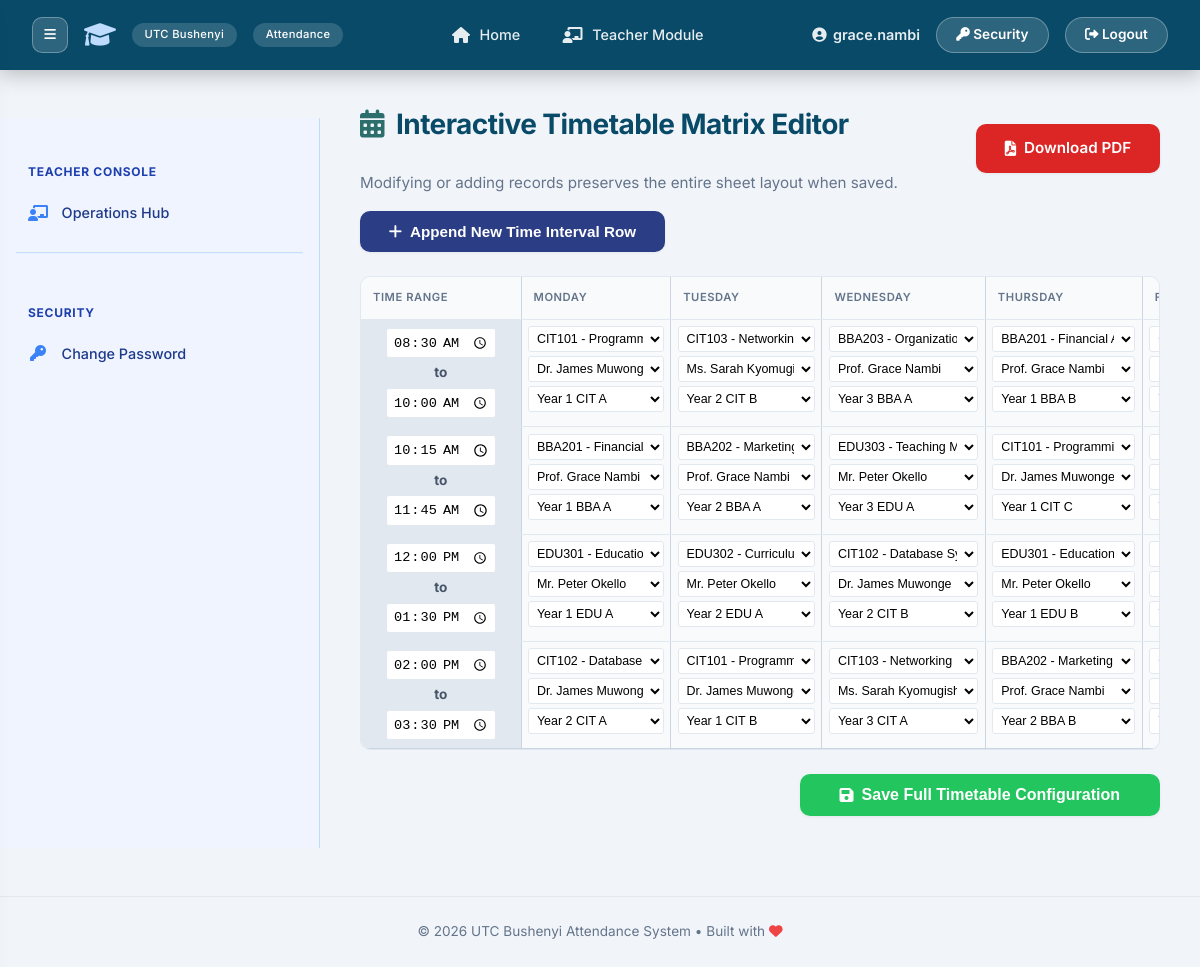
Before: /admin-ui/upload/timetable/ (signed in) with the older database file.
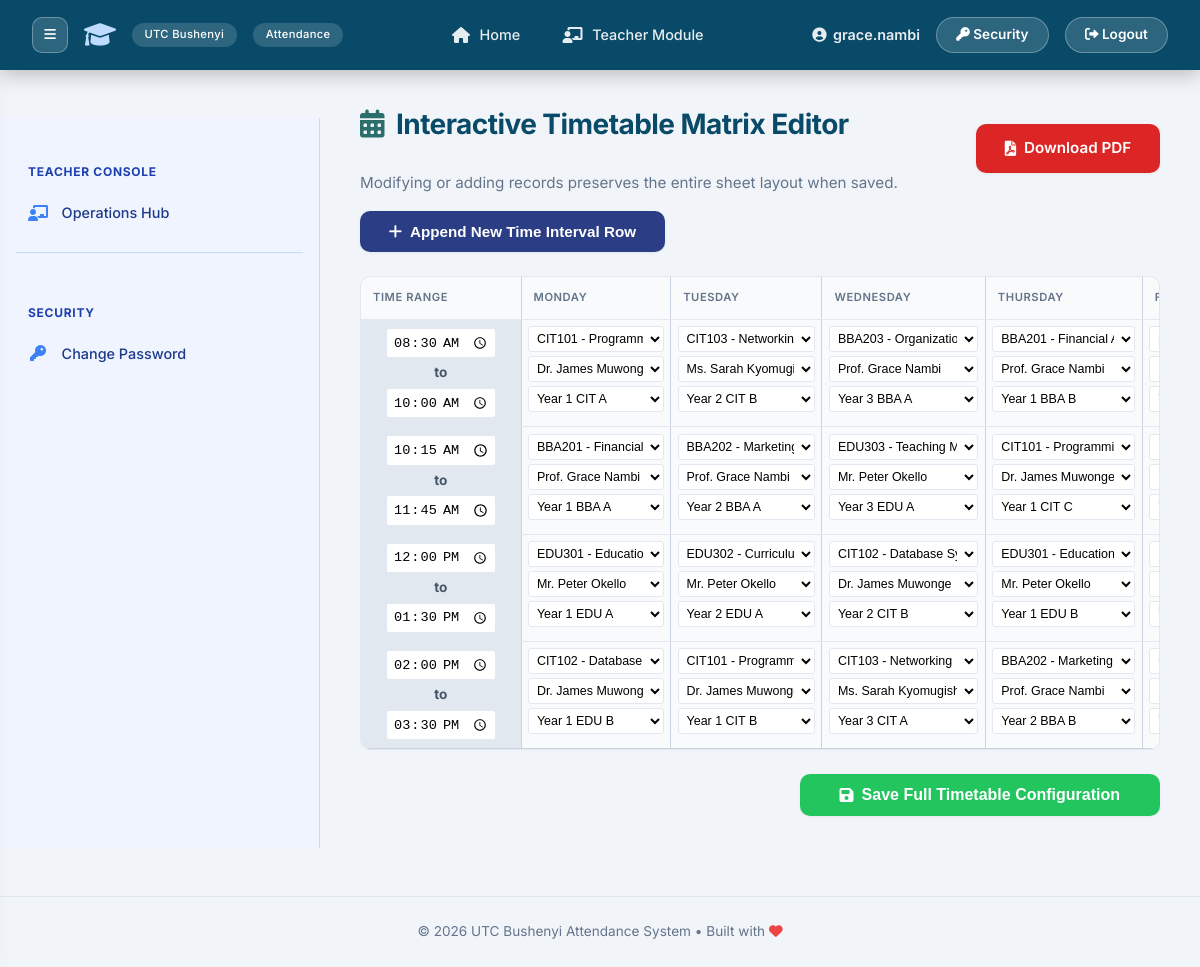
After: the same page with the newer database file.
### attendance/models.py (models this page shows, shortened)
class User(AbstractUser): #[cite: 1]
    IS_ADMIN = 'ADMIN' #[cite: 1]
    IS_TEACHER = 'TEACHER' #[cite: 1]
    IS_STUDENT = 'STUDENT' #[cite: 1]
    ROLE_CHOICES = [ #[cite: 1]
        (IS_ADMIN, 'Admin'), #[cite: 1]
        (IS_TEACHER, 'Teacher/Lecturer'), #[cite: 1]
        (IS_STUDENT, 'Student'), #[cite: 1]
    ]
    role = models.CharField(max_length=10, choices=ROLE_CHOICES, default=IS_STUDENT) #[cite: 1]
    raw_password_archive = models.CharField(max_length=128, blank=True, null=True) #[cite: 1]

class TimetableEntry(models.Model): #[cite: 1]
    DAYS_OF_WEEK = [ #[cite: 1]
        ('MON', 'Monday'), ('TUE', 'Tuesday'), ('WED', 'Wednesday'), #[cite: 1]
        ('THU', 'Thursday'), ('FRI', 'Friday'), ('SAT', 'Saturday'), ('SUN', 'Sunday') #[cite: 1]
    ]
    batch = models.ForeignKey(TimetableBatch, on_delete=models.CASCADE, related_name='entries') #[cite: 1]
    day = models.CharField(max_length=3, choices=DAYS_OF_WEEK) #[cite: 1]
    start_time = models.TimeField() #[cite: 1]
    end_time = models.TimeField() #[cite: 1]
    course_unit = models.ForeignKey(CourseUnit, on_delete=models.CASCADE) #[cite: 1]
    teacher = models.ForeignKey(TeacherProfile, on_delete=models.CASCADE) #[cite: 1]
    stream = models.ForeignKey(Stream, on_delete=models.CASCADE, related_name='entries') #[cite: 1]

class CourseUnit(models.Model): #[cite: 1]
    code = models.CharField(max_length=20, primary_key=True) #[cite: 1]
    name = models.CharField(max_length=255) #[cite: 1]
    course = models.ForeignKey(Course, on_delete=models.CASCADE, related_name='units') #[cite: 1]

class TeacherProfile(models.Model): #[cite: 1]
    user = models.OneToOneField(User, on_delete=models.CASCADE, related_name='teacher_profile') #[cite: 1]
    name = models.CharField(max_length=255) #[cite: 1]
    courses = models.ManyToManyField('Course', blank=True, related_name='teachers') #[cite: 1]

class Stream(models.Model): #[cite: 1]
    name = models.CharField(max_length=100) #[cite: 1]
    course = models.ForeignKey(Course, on_delete=models.CASCADE, related_name='streams') #[cite: 1]

### attendance/views_admin.py (the view, shortened to what this page needs)
# urls.py: path('admin-ui/upload/timetable/', views_admin.upload_timetable, name='upload_timetable'),
@login_required
@transaction.atomic
def upload_timetable(request):
    batch = TimetableBatch.objects.filter(is_active=True, is_revoked=False).order_by('-uploaded_at').first()
    if not batch:
        batch = TimetableBatch.objects.create(week_start_date=datetime.now().date(), is_active=True)
    DAYS = [code for code, _ in TimetableEntry.DAYS_OF_WEEK] # ['MON', 'TUE', 'WED', ...]
    entries = TimetableEntry.objects.filter(batch=batch).order_by('start_time')
    grouped_slots = {}
    for entry in entries:
        time_key = (entry.start_time.strftime('%H:%M'), entry.end_time.strftime('%H:%M'))
        if time_key not in grouped_slots:
            grouped_slots[time_key] = {}
        grouped_slots[time_key][entry.day] = entry
    matrix_rows = []
    for idx, ((start, end), day_map) in enumerate(grouped_slots.items()):
        ordered_slots = []
        for day in DAYS:
            ordered_slots.append({
                'day_code': day,
                'entry': day_map.get(day)
            })
        matrix_rows.append({
            'index': idx,
            'start': start,
            'end': end,
            'slots': ordered_slots
        })
    cu_lecturer_map = {}
    for cu in CourseUnit.objects.all():
        teachers = TeacherProfile.objects.filter(courses=cu.course)
        if not teachers.exists():
            teachers = TeacherProfile.objects.all()  # Fallback: display all if unassigned
        cu_lecturer_map[str(cu.code)] = [
            {'id': t.id, 'name': t.name} for t in teachers
        ]
    context = {
        'matrix_rows': matrix_rows,
        'days': TimetableEntry.DAYS_OF_WEEK,
        'course_units': CourseUnit.objects.all(),
        'streams': Stream.objects.all(),
        'cu_lecturer_map_json': json.dumps(cu_lecturer_map),
    }
    return render(request, 'attendance/upload_timetable.html', context)

### templates/attendance/upload_timetable.html (shortened to what this page needs)
{% extends 'attendance/base.html' %}
{% block content %}
<div style="margin-bottom: 1.5rem; display: flex; justify-content: space-between; align-items: center; flex-wrap: wrap; gap: 1rem;">
    <div>
        <h2><i class="fas fa-calendar-alt"></i> Interactive Timetable Matrix Editor</h2>
        <p style="color: var(--text-muted); margin: 0; font-size: 0.95rem;">Modifying or adding records preserves the entire sheet layout when saved.</p>
    </div>
    <a href="{% url 'attendance:export_timetable_pdf' %}" class="btn" style="background: #dc2626; border-radius: var(--radius-sm); text-decoration: none; display: inline-flex; align-items: center; gap: 8px;">
        <i class="fas fa-file-pdf"></i> Download PDF
    </a>
    <button type="button" id="addTimeRowBtn" class="btn" style="background: #2b3e85; border-radius: var(--radius-sm);">
        <i class="fas fa-plus"></i> Append New Time Interval Row
    </button>
</div>
<form method="POST" id="matrixForm">
    <div style="overflow-x: auto; border: 1px solid var(--border); border-radius: var(--radius-sm); background: #cbd5e1;">
        <table style="width: 100%; border-collapse: collapse; min-width: 1300px; font-size: 0.85rem;" id="matrixTable">
            <thead>
                <tr style="background: #2b3e85; color: white; text-align: center;">
                    <th style="padding: 0.75rem; width: 160px; border-right: 1px solid #cbd5e1;">Time Range</th>
                    {% for day_code, day_name in days %}
                        <th style="padding: 0.75rem; border-right: 1px solid #cbd5e1;">{{ day_name }}</th>
                    {% endfor %}
                </tr>
            </thead>
            <tbody id="matrixBody">
                {% for row in matrix_rows %}
                <tr class="matrix-row" style="background: #f1f5f9; border-bottom: 1px solid #cbd5e1;">
                    <td style="padding: 0.5rem; background: #e2e8f0; text-align: center; border-right: 1px solid #cbd5e1;">
                        <input type="time" name="start_time_{{ row.index }}" value="{{ row.start }}" class="matrix-time-input" required>
                        <div style="margin: 0.25rem 0; font-weight: bold; color: #475569;">to</div>
                        <input type="time" name="end_time_{{ row.index }}" value="{{ row.end }}" class="matrix-time-input" required>
                    </td>
                    {% for slot in row.slots %}
                    <td style="padding: 0.4rem; background: #f8fafc; border-right: 1px solid #cbd5e1; vertical-align: top;">
                        <div class="cell-stack">
                            <select name="cu_{{ row.index }}_{{ slot.day_code }}"
                                    class="matrix-select cu-select"
                                    data-selected-teacher="{{ slot.entry.teacher.id }}"
                                    title="Course Unit">
                                {% for cu in course_units %}
                                    <option value="{{ cu.code }}" {% if slot.entry.course_unit.code == cu.code %}selected{% endif %}>{{ cu.code }} - {{ cu.name }}</option>
                                {% endfor %}
                            </select>
                            <select name="teacher_{{ row.index }}_{{ slot.day_code }}" class="matrix-select teacher-select" title="Lecturer">
                                <option value="">-- Choose Course First --</option>
                            </select>
                            <select name="stream_{{ row.index }}_{{ slot.day_code }}" class="matrix-select stream-select" title="Stream Class">
                                {% for s in streams %}
                                    <option value="{{ s.id }}" {% if slot.entry.stream.id == s.id %}selected{% endif %}>{{ s.name }}</option>
                                {% endfor %}
                            </select>
                        </div>
                    </td>
                    {% endfor %}
                </tr>
                {% endfor %}
            </tbody>
        </table>
    </div>
    <div style="margin-top: 1.5rem; text-align: right;">
        <button type="submit" class="btn" style="background: #22c55e; border-radius: var(--radius-sm); padding: 0.75rem 2.5rem; font-size: 1rem;">
            <i class="fas fa-save"></i> Save Full Timetable Configuration
        </button>
    </div>
</form>
{% endblock %}

### templates/attendance/base.html (shortened to what this page needs)
{% load static %}
<!DOCTYPE html>
<html lang="en">
<head>
    <link rel="stylesheet" href="https://cdnjs.cloudflare.com/ajax/libs/font-awesome/6.0.0-beta3/css/all.min.css" />
    <link rel="stylesheet" href="{% static 'style.css' %}">
</head>
<body>
    <nav>
        <div class="nav-brand-container">
            {% if user.is_authenticated %}
                <button class="desktop-toggle-btn" id="desktopSidebarToggle" title="Toggle Sidebar Menu">
                    <i class="fas fa-bars"></i>
                </button>
            {% endif %}
            <a href="{% url 'attendance:home' %}" class="nav-brand">
                <i class="fas fa-graduation-cap"></i>
                <span>UTC Bushenyi</span>
                <span>Attendance</span>
            </a>
        </div>
        <div class="nav-links">
            <a href="{% url 'attendance:home' %}"><i class="fas fa-home"></i> Home</a>
            {% if user.is_authenticated %}
                {% if user.role == 'TEACHER' %}
                    <a href="{% url 'attendance:teacher_dashboard' %}"><i class="fas fa-chalkboard-teacher"></i> Teacher Module</a>
                {% endif %}
            {% endif %}
        </div>
        <div class="nav-user">
            {% if user.is_authenticated %}
                <span class="user-greeting"><i class="fas fa-user-circle"></i> <strong>{{ user.username }}</strong></span>
                <a href="{% url 'attendance:change_password' %}" class="security-btn"><i class="fas fa-key"></i> Security</a>
                <a href="{% url 'attendance:logout' %}" class="logout-btn"><i class="fas fa-sign-out-alt"></i> Logout</a>
            {% else %}
                <a href="{% url 'attendance:login' %}" class="login-btn"><i class="fas fa-sign-in-alt"></i> Login</a>
            {% endif %}
        </div>
    </nav>
    <div class="app-layout" id="appLayout">
        {% if user.is_authenticated %}
            <aside class="sidebar" id="sidebarContainer">
                {% if user.role == 'ADMIN' or user.is_staff %}
                    <div class="sidebar-heading">Core Intelligence</div>
                    <a href="{% url 'attendance:admin_dashboard' %}" class="sidebar-link {% if request.resolver_match.url_name == 'admin_dashboard' %}active{% endif %}">
                        <i class="fas fa-chart-pie"></i> Control Dashboard
                    </a>
                    <div class="sidebar-heading">Academic Records</div>
                    <a href="{% url 'attendance:manage_departments' %}" class="sidebar-link {% if request.resolver_match.url_name == 'manage_departments' %}active{% endif %}">
                        <i class="fas fa-building"></i> Manage Departments
                    </a>
                    <a href="{% url 'attendance:manage_teachers' %}" class="sidebar-link {% if request.resolver_match.url_name == 'manage_teachers' %}active{% endif %}">
                        <i class="fas fa-chalkboard-teacher"></i> Teachers Directory
                    </a>
                    <a href="{% url 'attendance:manage_students' %}" class="sidebar-link {% if request.resolver_match.url_name == 'manage_students' %}active{% endif %}">
                        <i class="fas fa-user-graduate"></i> Students Directory
                    </a>
                    <a href="{% url 'attendance:manage_courses' %}" class="sidebar-link {% if request.resolver_match.url_name == 'manage_courses' %}active{% endif %}">
                        <i class="fas fa-book"></i> Courses
                    </a>
                    <a href="{% url 'attendance:manage_course_units' %}" class="sidebar-link {% if request.resolver_match.url_name == 'manage_course_units' %}active{% endif %}">
                        <i class="fas fa-layer-group"></i> Course Units
                    </a>
                    <a href="{% url 'attendance:manage_streams' %}" class="sidebar-link {% if request.resolver_match.url_name == 'manage_streams' %}active{% endif %}">
                        <i class="fas fa-stream"></i> Academic Streams Layout
                    </a>
                    <a href="{% url 'attendance:analytics_dashboard' %}" class="sidebar-link {% if request.resolver_match.url_name == 'analytics_dashboard' %}active{% endif %}">
                        <i class="fas fa-chart-line"></i> Reports & Analytics
                    </a>
                    <span class="sidebar-divider"></span>
                    <div class="sidebar-heading">Scheduling Operations</div>
                    <a href="{% url 'attendance:upload_timetable' %}" class="sidebar-link {% if request.resolver_match.url_name == 'upload_timetable' %}active{% endif %}">
                        <i class="fas fa-calendar-alt"></i> Manage Timetable
                    </a>
                    <span class="sidebar-divider"></span>
                    <div class="sidebar-heading">Security</div>
                    <a href="{% url 'attendance:change_password' %}" class="sidebar-link {% if request.resolver_match.url_name == 'change_password' %}active{% endif %}">
                        <i class="fas fa-key"></i> Settings & Password
                    </a>
                {% elif user.role == 'TEACHER' %}
                    <div class="sidebar-heading">Teacher Console</div>
                    <a href="{% url 'attendance:teacher_dashboard' %}" class="sidebar-link {% if request.resolver_match.url_name == 'teacher_dashboard' %}active{% endif %}">
                        <i class="fas fa-chalkboard-teacher"></i> Operations Hub
                    </a>
                    <span class="sidebar-divider"></span>
                    <div class="sidebar-heading">Security</div>
                    <a href="{% url 'attendance:change_password' %}" class="sidebar-link {% if request.resolver_match.url_name == 'change_password' %}active{% endif %}">
                        <i class="fas fa-key"></i> Change Password
                    </a>
                {% endif %}
            </aside>
        {% endif %}
        <main class="main-content">
            {% block content %}{% endblock %}
        </main>
    </div>
    <div class="footer">
        &copy; 2026 UTC Bushenyi Attendance System &bull; Built with <i class="fas fa-heart" style="color:#ef4444;"></i>
    </div>
</body>
</html>

### templates/attendance/upload_timetable.html (style rules this page uses)
.cell-stack { display: flex; flex-direction: column; gap: 4px; }
.matrix-select { width: 100%; padding: 4px; font-size: 0.78rem; border: 1px solid var(--border); border-radius: 3px; background: #fff; }
.matrix-time-input { width: 110px; padding: 4px; font-size: 0.85rem; border: 1px solid var(--border); border-radius: 3px; text-align: center; background: #ffffff; cursor: pointer; }

Changed rows visible on the page:
removed TimetableEntry: course_unit+teacher "CIT102 - Database Systems", stream.name "Year 2 CIT A"
added TimetableEntry: course_unit+teacher "CIT102 - Database Systems", stream.name "Year 1 EDU B"
